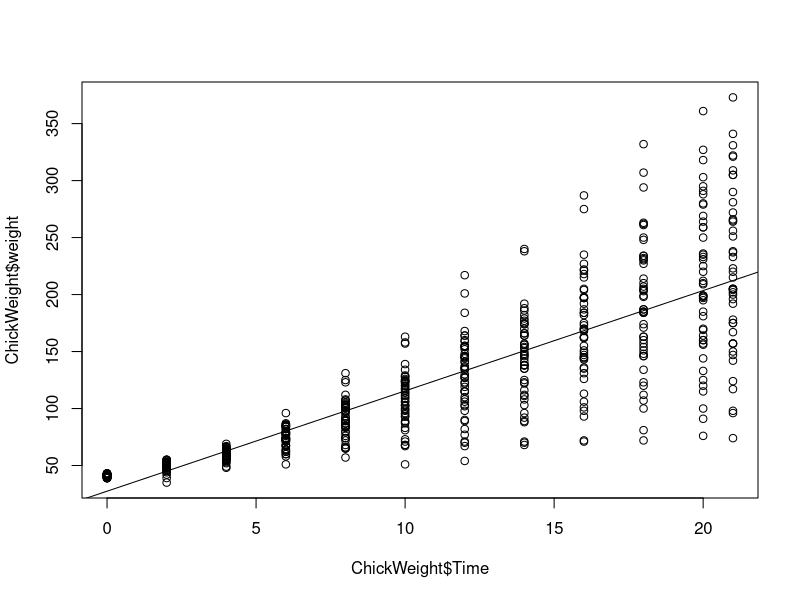
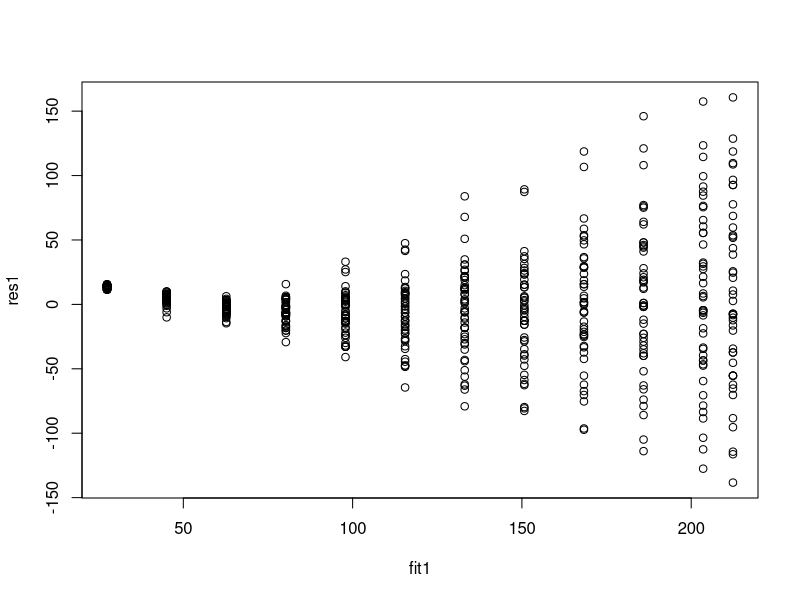

Write the R code that produced these figures, in order.
## ---- chunk 1
model1 <- lsfit(ChickWeight$Time, ChickWeight$weight)

moddiag <- ls.diag(model1)
names(moddiag)
moddiag$std.err

## ---- chunk 2
model2 <- lm(weight ~ Time, data=ChickWeight)
summary(model2)
## ---- chunk 3
model1 <- lsfit(ChickWeight$Time, ChickWeight$weight)
plot(ChickWeight$Time, ChickWeight$weight)
abline(model1$coef)
## ---- chunk 4
27.46+8.08*25
27.46+8.08*30
## ---- chunk 5
mean(ChickWeight$Time)
mean(ChickWeight$weight)
## ---- chunk 6
model2 <- lm(weight ~ Time, data=ChickWeight)
summary(model2)

fit1 <- fitted(model2)
res1 <- residuals(model2)
plot(fit1, res1)
## ---- chunk 7
View(cars)
## ---- chunk 8
spd <- c(cars$speed)
## ---- chunk 9
X = matrix(spd, nrow=25, ncol=2, byrow=T)
X[1:25,1]=1
View(X)
## ---- chunk 10
H = X%*%(solve((t(X)%*%X)))%*%t(X)
diag(H)
## ---- chunk 11
h = H%*%H
h
## ---- chunk 12
H
## ---- chunk 13
x = matrix(c(cars$speed), nrow=25, ncol=2, byrow=T)
y = matrix(c(cars$dist), nrow=25, ncol=2, byrow=T)

S = solve(t(x)%*%x)%*%t(x)%*%y
S
## ---- chunk 14
model2 <- lm(cars$dist ~ cars$speed)
summary(model2)
